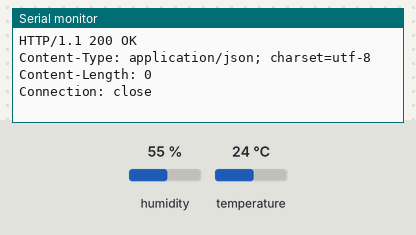
Recording of a sketch running on a simulated ESP32. On the bench: the last lines printed to the serial monitor. The test bench sets the inputs (shaded band); at power-on: humidity 55 %, temperature 24 °C. WiFi joins after 1.5 s; servers stay silent unless stated; uploads are accepted with an empty reply.

Above: at 2.7 s.
2.8 s: humidity set to 22 %
At 3.8 s:
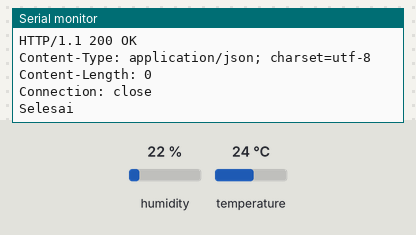
6.8 s: temperature set to 12 °C
At 8.99 s:
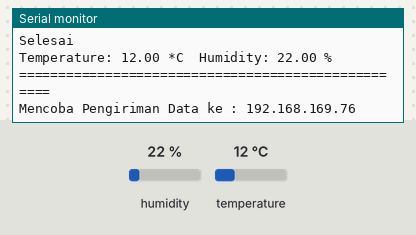
10.0 s: humidity set to 40 %
At 11.4 s:
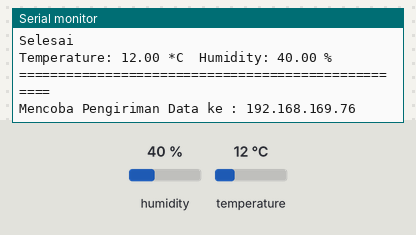
Timing chart, 0 to 13.0 s (numbered marks = the images above; inputs shaded):
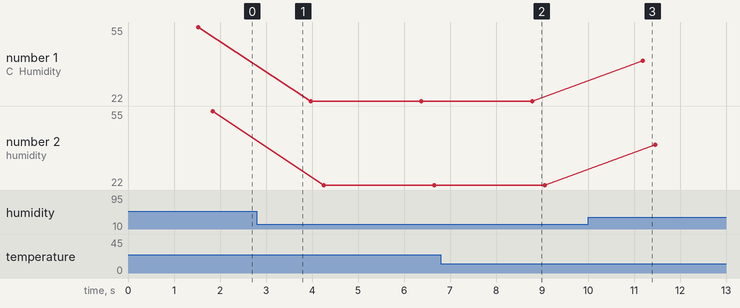

Measured:
- after the input at 6.8 s, the serial monitor: prints a new line after 2.0 s (image 2)
- after the input at 10.0 s, the serial monitor: prints a new line after 1.2 s (image 3)
- plotted number 1: 55 → 22 after the input at 2.8 s, 22 → 40 after the input at 10.0 s
- plotted number 2: 55 → 22 after the input at 2.8 s, 22 → 40 after the input at 10.0 s

The sketch:

NodeMCU_HTTPRequest.ino
```cpp
// Library koneksi
#include <WiFi.h>
#include "DHT.h"//library dht
#define DHTPIN 0     // DHT PIN 2
#define DHTTYPE DHT11   // DHT 22  (AM2302), AM2321
DHT dht(DHTPIN, DHTTYPE);

// Konfigurasi WiFi
const char *ssid = "Redmi Note 10 Pro";
const char *password = "1sampai9";

// IP Address Server yang terpasang XAMPP
const char *host = "192.168.169.76";

float t;
float h;

void setup() {
  Serial.begin(9600);

  // Koneksi ESP dengan WiFi
  WiFi.mode(WIFI_STA);
  WiFi.begin(ssid, password);

  // Menunggu koneksi
  Serial.print("Connecting");
  while (WiFi.status() != WL_CONNECTED) {
    delay(100);
    Serial.print(".");
  }

  // Jika koneksi berhasil, maka akan muncul address di serial monitor
  Serial.println("");
  Serial.print("Connected to ");
  Serial.println(ssid);
  Serial.print("IP address: ");
  Serial.println(WiFi.localIP());

}

void loop() {
  // Membaca data sensor
  h = dht.readHumidity();
  t = dht.readTemperature();

  Serial.print("Temperature: ");
  Serial.print(t);
  Serial.print(" *C\t");
  Serial.print("Humidity: ");
  Serial.print(h);
  Serial.println(" %");

  Serial.println("===================================================");
  Serial.print("Mencoba Pengiriman Data ke : ");
  Serial.println(host);

  // Memanggil fungsi kirim() untuk kirim data ke host XAMPP (local host)
  kirim();

  delay(1000);
}

void kirim(){
  // Mengirimkan ke alamat host dengan port 80
  WiFiClient client;
  const int httpPort = 80;

  // Mencoba koneksi, jika gagal
  if (!client.connect(host, httpPort)) {
    Serial.println("Koneksi Gagal");
    return;
  }

  // Isi konten yang dikirim adalah alamat ip si esp
  String url = "/dht/save.php?temperature=";
  url += t;
  url += "&humidity=";
  url += h;

  //Sekarang URL = "/folder_tujuan/file_tujuan.php?id=value"

  Serial.print("Requesting URL: ");
  Serial.println(url);

  // Mengirimkan Request ke Server
  client.print("GET " + url + " HTTP/1.1\r\n" +
               "Host: " + host + "\r\n" +
               "Connection: close\r\n\r\n");
               /*
               \r\n = fungsi enter
               */
  unsigned long timeout = millis();
  while (client.available() == 0) {
    if (millis() - timeout > 1000) {
      Serial.println("Client Timeout !");
      client.stop();
      return;
    }
  }

  // Membaca balasan dari server dan tampilkan di serial monitor
  while (client.available()) {
    String line = client.readStringUntil('\r');
    Serial.print(line);
  }

  Serial.println("Selesai");
}
```
